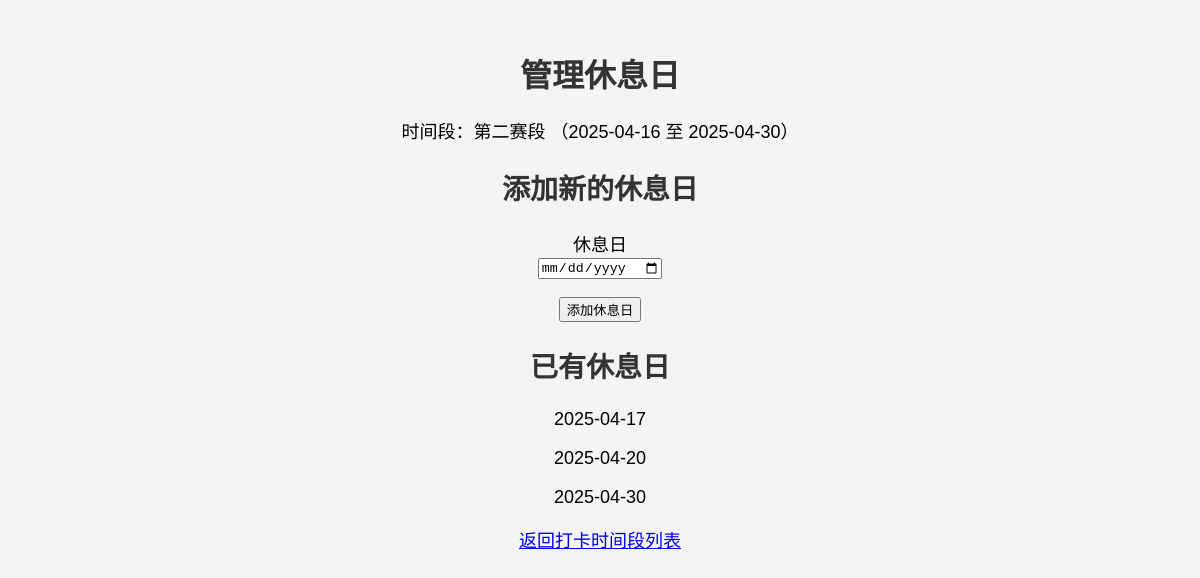
The app's page /admin/sign_periods/1/exceptions (signed in) with its own data.
### app.py (models this page shows)
class SignPeriod(db.Model):
    id = db.Column(db.Integer, primary_key=True)
    name = db.Column(db.String(50), nullable=False)  # 时间段名称，如“第一阶段”
    start_date = db.Column(db.Date, nullable=False)
    end_date = db.Column(db.Date, nullable=False)

class SignInException(db.Model):
    id = db.Column(db.Integer, primary_key=True)
    period_id = db.Column(db.Integer, db.ForeignKey('sign_period.id'), nullable=False)
    exception_date = db.Column(db.Date, nullable=False)
    sign_period = db.relationship('SignPeriod', backref=db.backref('exceptions', lazy=True))

### app.py (the view, shortened to what this page needs)
@app.route('/admin/sign_periods/<int:period_id>/exceptions', methods=['GET', 'POST'])
@login_required
def manage_exceptions(period_id):
    if not current_user.is_admin:
        flash('您没有权限访问此页面。', 'danger')
        return redirect(url_for('dashboard'))
    period = SignPeriod.query.get_or_404(period_id)
    form = ExceptionDateForm()
    exceptions = period.exceptions
    return render_template('admin_manage_exceptions.html', period=period, exceptions=exceptions, form=form)

### app.py
class ExceptionDateForm(FlaskForm):
    exception_date = DateField('休息日', validators=[DataRequired()], format='%Y-%m-%d')
    submit = SubmitField('添加休息日')

### app.py (called while the page is built)
@login_manager.user_loader
def load_user(user_id):
    return User.query.get(int(user_id))

### templates/admin_manage_exceptions.html (shortened to what this page needs)
<!DOCTYPE html>
<html lang="zh">
<head>
    <link rel="stylesheet" href="{{ url_for('static', filename='style.css') }}">
</head>
<body>
    <h1>管理休息日</h1>
    <p>时间段：{{ period.name }} （{{ period.start_date.strftime('%Y-%m-%d') }} 至 {{ period.end_date.strftime('%Y-%m-%d') }}）</p>
    <h2>添加新的休息日</h2>
    <form method="POST">
        <p>
            {{ form.exception_date.label }}<br>
            {{ form.exception_date() }}
        </p>
        <p>{{ form.submit() }}</p>
    </form>
    <h2>已有休息日</h2>
    {% if exceptions %}
            {% for ex in exceptions %}
                <p>{{ ex.exception_date.strftime('%Y-%m-%d') }}</p>
            {% endfor %}
    {% else %}
        <p>暂无休息日。</p>
    {% endif %}
    <p><a href="{{ url_for('list_sign_periods') }}">返回打卡时间段列表</a></p>
</body>
</html>

### static/style.css (style rules this page uses)
body { font-family: Arial, sans-serif; background-color: #f4f4f4; text-align: center; margin-top: 50px; }
h1, h2, h3, h4 { color: #333; }
p { font-size: 16px; }
@media (min-width: 1025px) { body { margin-top: 50px; } }
@media (min-width: 1025px) { h1 { font-size: 32px; } }
@media (min-width: 1025px) { h2 { font-size: 28px; } }
@media (min-width: 1025px) { p { font-size: 18px; } }

### records on screen
SignPeriod: name "第二赛段", start_date "2025-04-16", end_date "2025-04-30"
SignInException: exception_date "2025-04-17"
SignInException: exception_date "2025-04-20"
SignInException: exception_date "2025-04-30"
